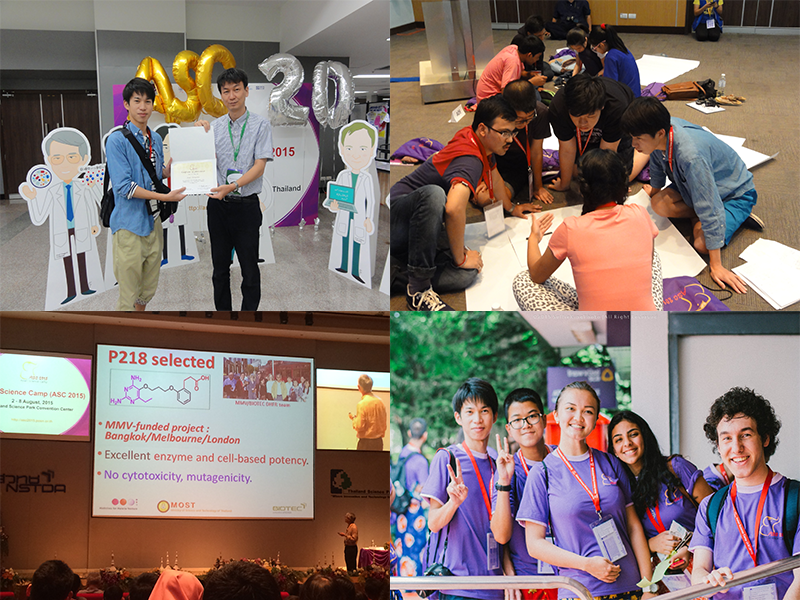
#> input picture img/ASC.png, 800 x 600 px
$ python facedetect.py
#> lines starting #> are read from the running program, lines starting #| are printed output that depends on the picture; after the words box and inside, x2 and y2 are one past the last pixel; in counts of white or black regions, pixels touching at a corner belong together
import cv2

face_cascade = cv2.CascadeClassifier('haarcascade_frontalface_default.xml')

img = cv2.imread('img/ASC.png')
#> img is the input picture: shape (600, 800, 3); mean B, G, R 110.2, 115.8, 131.5

gray = cv2.cvtColor(img, cv2.COLOR_BGR2GRAY)
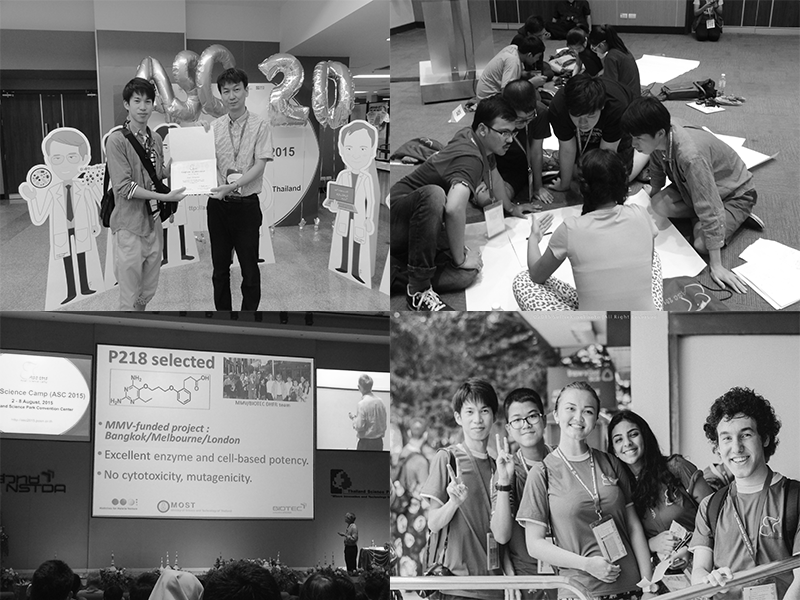
#> gray: shape (600, 800); min 0, max 255, mean 119.8

faces = face_cascade.detectMultiScale(gray, 1.3, 5)
#> faces = [[217, 80, 29, 29], [457, 397, 40, 40], [552, 390, 50, 50], [501, 399, 48, 48], [709, 413, 59, 59]]

for (x,y,w,h) in faces:
    cv2.rectangle(img,(x,y),(x+w,y+h),(0,0,255),2)
#> this loop made 5 passes
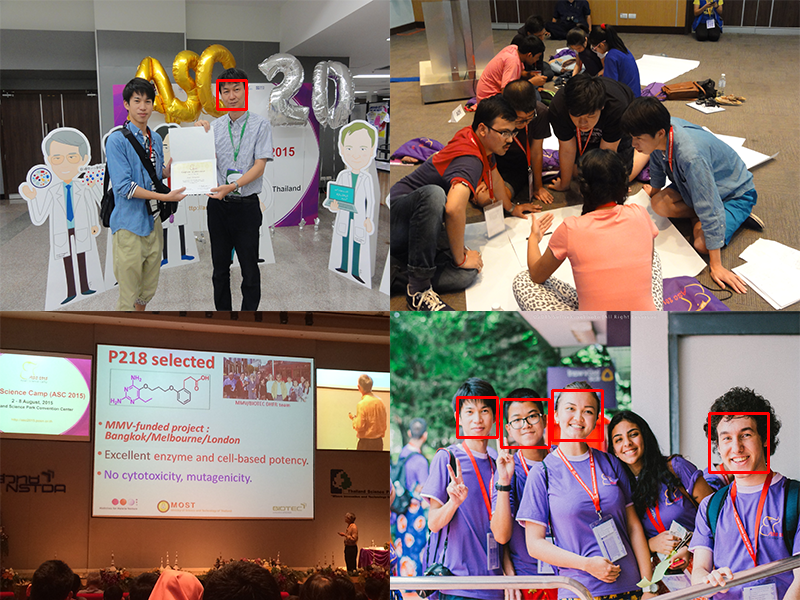
#> img: shape (600, 800, 3); 0.56% of pixels changed, all inside (x1, y1, x2, y2) = (216, 79, 770, 474)

cv2.imshow('img',img)
cv2.waitKey(0)
cv2.destroyAllWindows()

$ run again, with img/ikemen.png copied over img/ASC.png
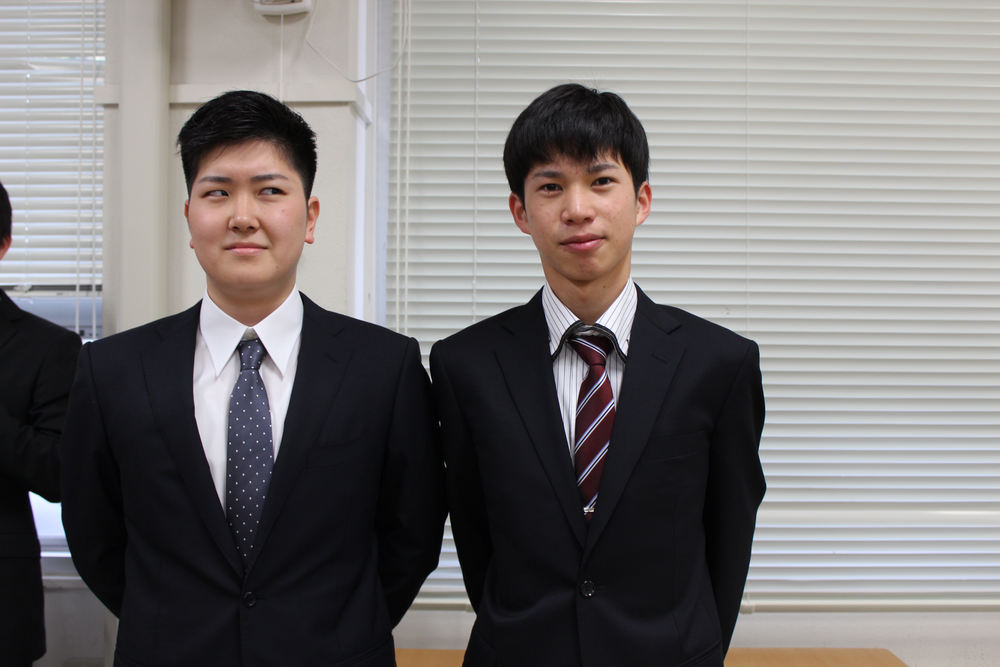
#> input picture img/ikemen.png, 1000 x 667 px, shrunk from 5184 x 3456 before the run
#> img is the input picture: shape (667, 1000, 3); mean B, G, R 118.5, 118.8, 121.8
#> `gray = cv2.cvtColor(img, cv2.COLOR_BGR2GRAY)`:
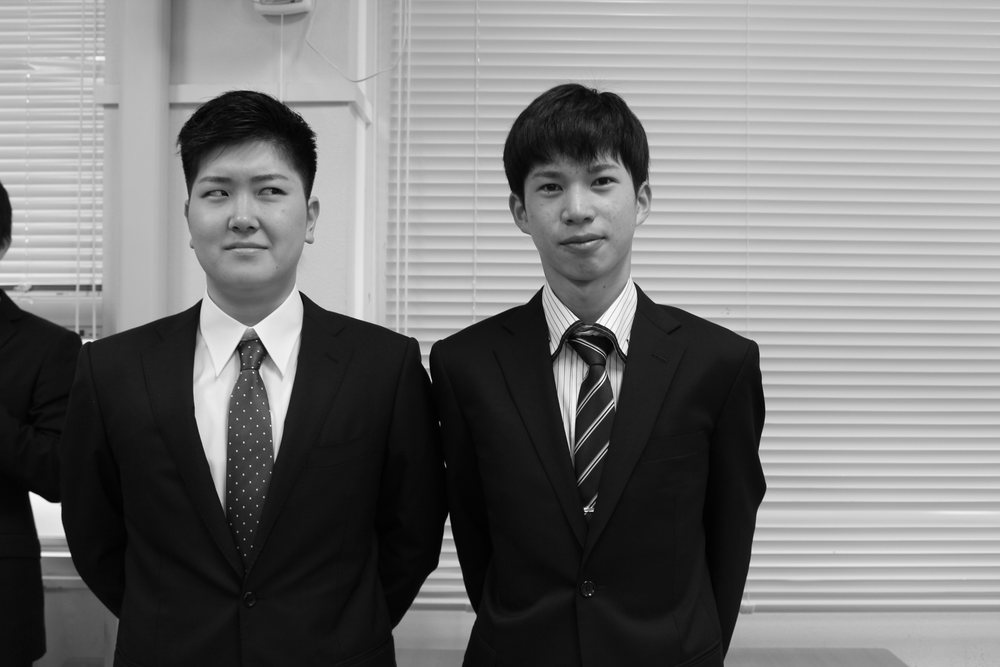
#> gray: shape (667, 1000); min 0, max 255, mean 119.7
#> faces = [[510, 136, 132, 132], [168, 132, 151, 151]]
#> the loop `for (x,y,w,h) in faces:` made 2 passes
#> after the loop `for (x,y,w,h) in faces:`:
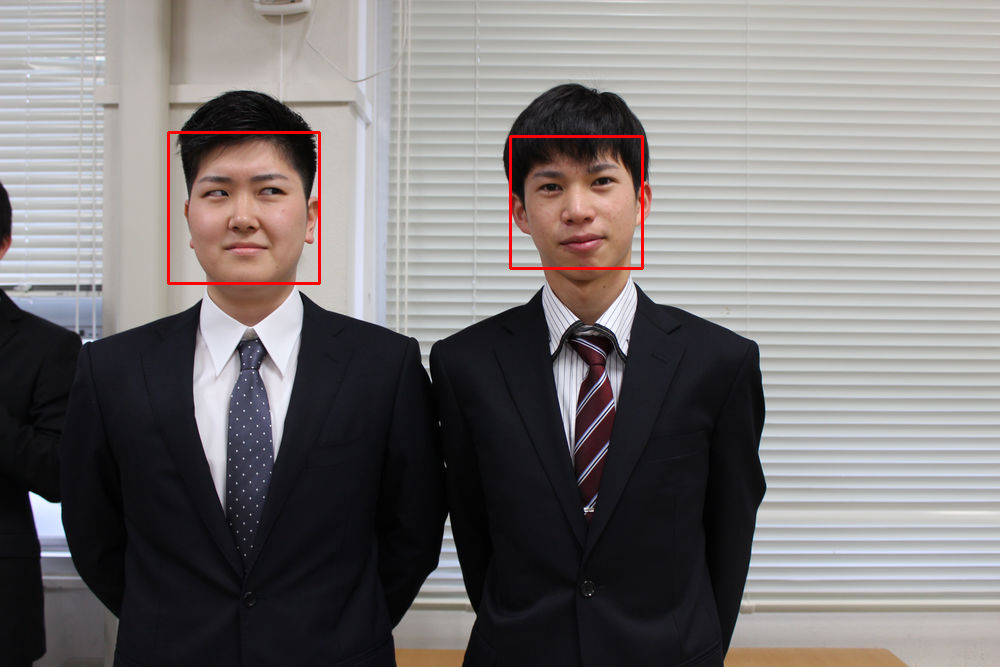
#> img: shape (667, 1000, 3); 0.51% of pixels changed, all inside (x1, y1, x2, y2) = (167, 131, 644, 285)

$ run again, with img/yusei.png copied over img/ASC.png
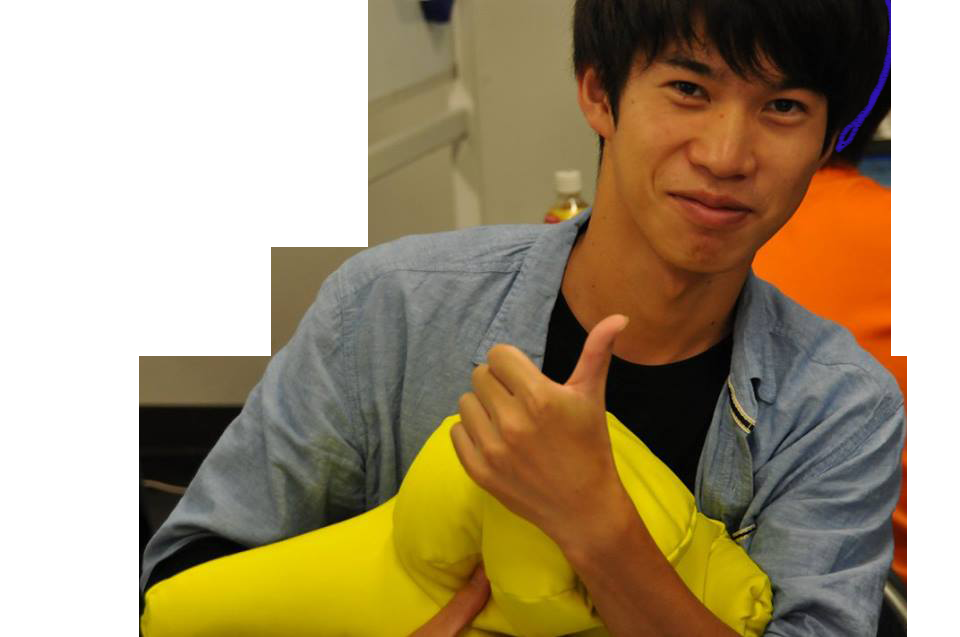
#> input picture img/yusei.png, 960 x 637 px
#> img is the input picture: shape (637, 960, 3); mean B, G, R 118.2, 149, 166.5
#> `gray = cv2.cvtColor(img, cv2.COLOR_BGR2GRAY)`:
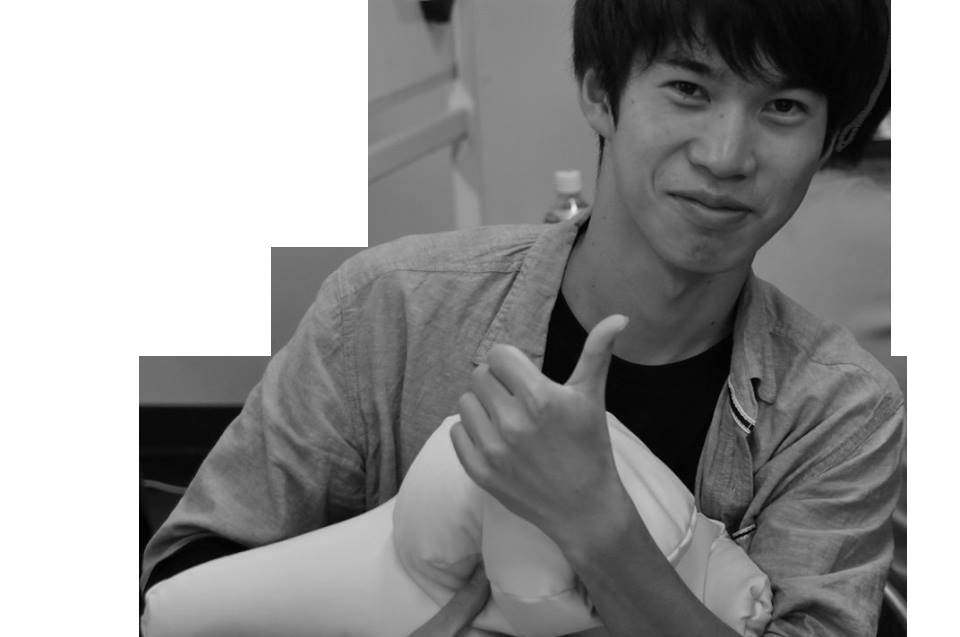
#> gray: shape (637, 960); min 0, max 255, mean 150.8
#> faces = ()

$ run again, with img/yusei2.png copied over img/ASC.png
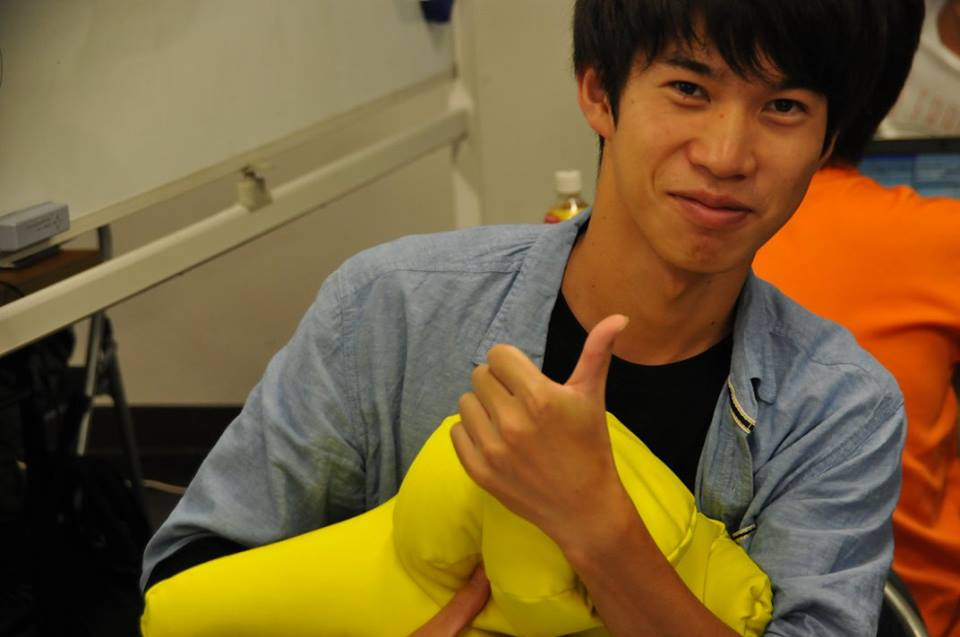
#> input picture img/yusei2.png, 960 x 637 px
#> img is the input picture: shape (637, 960, 3); mean B, G, R 54.4, 95.7, 120.5
#> `gray = cv2.cvtColor(img, cv2.COLOR_BGR2GRAY)`:
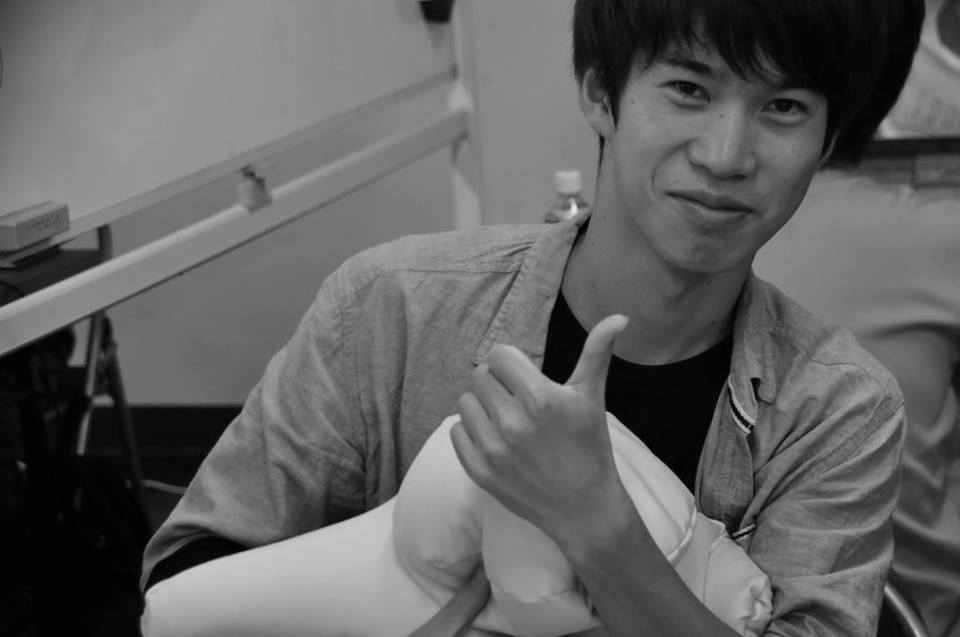
#> gray: shape (637, 960); min 0, max 235, mean 98.4
#> faces = ()
